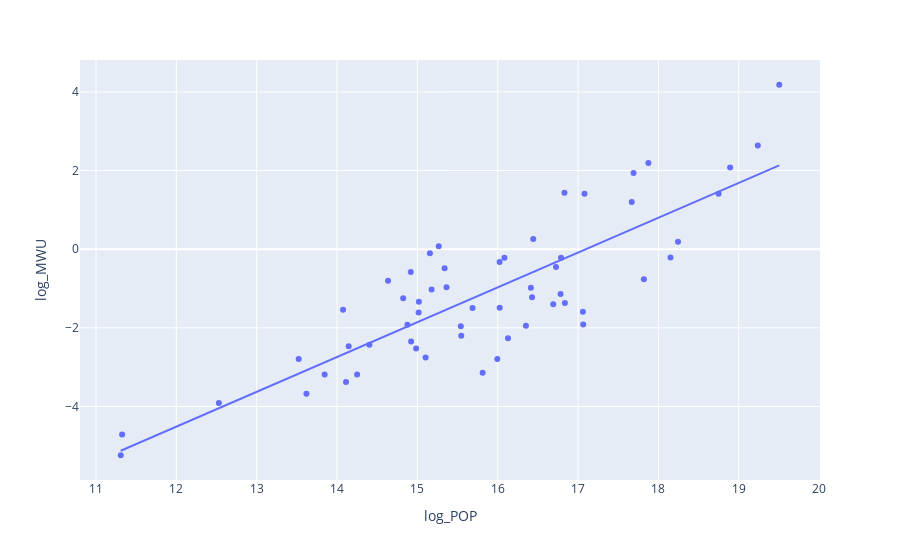

Here is the notebook cell this chart was saved with:
### Code cell
px.scatter(df, x='log_POP', y='log_MWU', trendline='ols')
